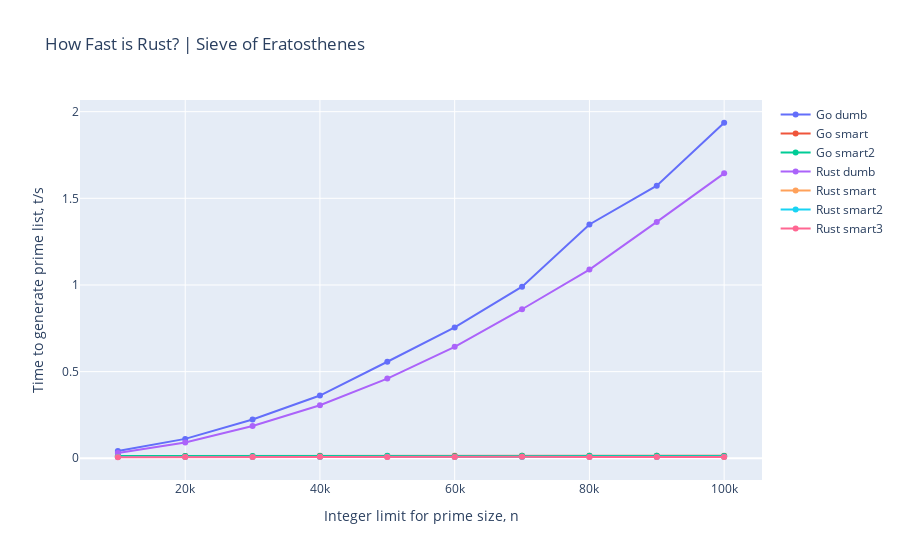

The cell this chart's notebook holds for it:
### Code cell
# Create figure
fig = go.Figure()

# Add all the columns programmaticaly
for col in data.columns[1:]:
    label = col
    fig.add_trace(go.Scatter(x=data['n'],
                            y=data[label],
                            name=label,
                            mode='lines+markers'))

# fig.update_yaxes(type="log")

# Add titles
fig.update_layout(title='How Fast is Rust? | Sieve of Eratosthenes',
                  xaxis_title='Integer limit for prime size, n',
                  yaxis_title='Time to generate prime list, t/s')

# Show figure
fig.show()

### Figure 1 — Plotly figure (JSON) as saved in the notebook; plotly's stock layout.template omitted (floating-point values rounded to 4 significant figures)
{"data": [{"mode": "lines+markers", "name": "Go dumb", "type": "scatter", "x": [10000, 20000, 30000, 40000, 50000, 60000, 70000, 80000, 90000, 100000], "y": [0.042, 0.112, 0.224, 0.362, 0.557, 0.755, 0.99, 1.349, 1.573, 1.936]}, {"mode": "lines+markers", "name": "Go smart", "type": "scatter", "x": [10000, 20000, 30000, 40000, 50000, 60000, 70000, 80000, 90000, 100000], "y": [0.013, 0.013, 0.012, 0.014, 0.013, 0.014, 0.014, 0.015, 0.01497, 0.014]}, {"mode": "lines+markers", "name": "Go smart2", "type": "scatter", "x": [10000, 20000, 30000, 40000, 50000, 60000, 70000, 80000, 90000, 100000], "y": [0.013, 0.013, 0.013, 0.013, 0.014, 0.012, 0.015, 0.014, 0.014, 0.013]}, {"mode": "lines+markers", "name": "Rust dumb", "type": "scatter", "x": [10000, 20000, 30000, 40000, 50000, 60000, 70000, 80000, 90000, 100000], "y": [0.03, 0.091, 0.186, 0.306, 0.46, 0.643, 0.86, 1.089, 1.364, 1.644]}, {"mode": "lines+markers", "name": "Rust smart", "type": "scatter", "x": [10000, 20000, 30000, 40000, 50000, 60000, 70000, 80000, 90000, 100000], "y": [0.006998, 0.006999, 0.007999, 0.007001, 0.008001, 0.007997, 0.009001, 0.007001, 0.007, 0.008001]}, {"mode": "lines+markers", "name": "Rust smart2", "type": "scatter", "x": [10000, 20000, 30000, 40000, 50000, 60000, 70000, 80000, 90000, 100000], "y": [0.008, 0.008002, 0.007, 0.007999, 0.009001, 0.006999, 0.006998, 0.007999, 0.007998, 0.00903]}, {"mode": "lines+markers", "name": "Rust smart3", "type": "scatter", "x": [10000, 20000, 30000, 40000, 50000, 60000, 70000, 80000, 90000, 100000], "y": [0.006, 0.006999, 0.007, 0.009, 0.008, 0.008001, 0.009001, 0.008004, 0.006999, 0.007971]}], "layout": {"title": {"text": "How Fast is Rust? | Sieve of Eratosthenes"}, "xaxis": {"title": {"text": "Integer limit for prime size, n"}}, "yaxis": {"title": {"text": "Time to generate prime list, t/s"}}}}
